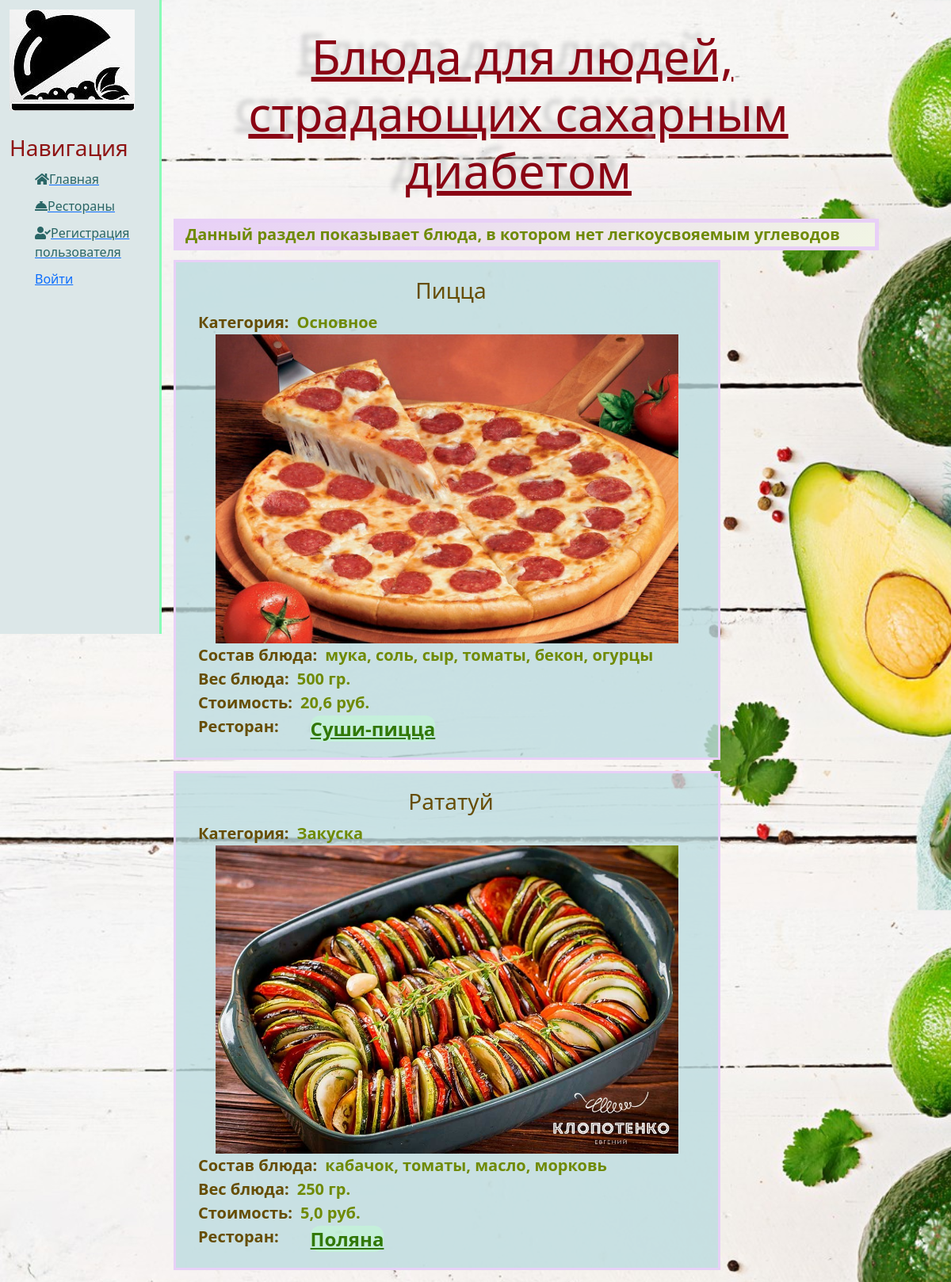
Screenshot of /diabet/ with the database file from the repository.
### restoran/models.py (models this page shows, shortened)
class Bluda(models.Model):
    title = models.CharField('Название', max_length=50)
    kategor = models.ForeignKey('Kategor', on_delete=models.PROTECT)
    foto= models.ImageField('Фото блюда', upload_to='img/')
    full_text=models.TextField('Полный состав')
    masa= models.IntegerField('Вес')
    cena=models.FloatField('Цена в рублях')
    name_restoran= models.ForeignKey('Restoran', on_delete=models.CASCADE)
    class Meta:
        verbose_name='Блюдо'
        verbose_name_plural='Блюда'

class Kategor(models.Model):
    VIBOR_KATEGOR = (
        ('1', 'Закуска'),
        ('2', 'Основное'),
        ('3', 'Десерт'),
        ('4', 'Напиток'),
        ('5', 'Суп'),
    )
    name = models.CharField(max_length=60)
    vibor_kategor = models.CharField(max_length=1, choices=VIBOR_KATEGOR)
    def __str__(self):
        return self.name
    class Meta:
        verbose_name='Категория'
        verbose_name_plural='Категории'

class Restoran(models.Model):
    nazvan=models.CharField('Название ресторана', max_length=30)
    adres=models.CharField('Адрес', max_length=50)
    telefon=models.IntegerField('Телефон')
    content = models.TextField(blank=True, verbose_name="Описание рестрана")
    foto = models.ImageField('Фото ресторана', upload_to='photo/')
    def __str__(self):
        return self.nazvan
    class Meta:
        verbose_name='Ресторан'
        verbose_name_plural='Рестораны'

### restoran/views.py (the view)
# urls.py: path('diabet/', diabet, name='diabet'),
def diabet(request):
    objects_to_exclude = ['сахар','семечки','майонез','консерв','варенье','джем','сливки','маскарпоне','сливочное масло',
                          'скумбрия','баранина','халва','шоколад','мороженое','батон', 'белый хлеб', 'утка', 'дрожжи'
                          'утин','баранина','баран','сало','маргарин','кондитерский жир','спред', 'картошка фри', 'бургер', 'воздушная кукуруза'
                          'курага','финики','инжир','изюм','хурма','дыня','виноград','бананы',]
    bluda = Bluda.objects.all()
    for i in objects_to_exclude:
        bluda = bluda.exclude(full_text__icontains=i)
    return render(request, 'main/diabet.html', {'bluda': bluda, })

### main/templates/main/diabet.html (shortened to what this page needs)
{% extends 'main/globo.html' %}
{%load static%}
{% block content %}
     <h1>Блюда для людей, страдающих сахарным диабетом </h1>
     <p> Данный раздел показывает блюда, в котором нет легкоусвояемым углеводов </p>
     {% for el in bluda %}
        <div class="alert-warning">
            <h3>{{ el.title}}</h3>
            <b> Категория:</b><p> {{ el.kategor }}</p>
            <img src="{{ el.foto.url }}">
            <b>Состав блюда:</b> <p> {{ el.full_text }}</p>
            <b>Вес блюда:</b><p> {{ el.masa }} гр.</p>
            <b>Стоимость:</b><p> {{ el.cena }} руб.</p>
            <b>Ресторан:</b><p> <p><a href="{% url 'about' el.name_restoran.id %}" style=" color: #327807;" > {{ el.name_restoran }} </a>
        </div>
    {% endfor%}
{% endblock %}

### main/templates/main/globo.html (shortened to what this page needs)
<!doctype html>
<html lang="ru">
{%load static%}
<head>
    <link rel="stylesheet" href="https://cdn.jsdelivr.net/npm/bootstrap@5.1.3/dist/css/bootstrap.min.css">
    <link rel="stylesheet" href="{% static 'main/css/main.css' %}">
    <link rel="stylesheet" href="https://use.fontawesome.com/releases/v5.8.2/css/all.css">
</head>
<body>
    <aside>
       <img src="{% static 'main/img/logo.jpg'%}" alt="Лого">
        <h3>Навигация</h3>
        <ul>
            <a href="{% url 'home'%}"><li><i class="fas fa-home"></i>Главная</li></a>
            <a href="{% url 'restoran' %}"><li><i class="fas fa-concierge-bell"></i>Рестораны</li></a>
            <a href="{% url 'user'%}"><li><i class="fas fa-user-check"></i>Регистрация пользователя</li></a>
            {% if username %}
                <li><a href="{% url 'logaut'%}">Выйти {{ username }}</a></li>
            {% else %}
                <li><a href="{% url 'login_user' %}">Войти </a></li>
            {% endif %}
        </ul>
    </aside>
    <main>
        {% block content %}
        {% endblock %}
    </main>
</body>
</html>

### main/static/main/css/main.css (style rules this page uses)
body { background-image: url(../img/13.jpg); background-size: 1800px; }
aside { float: left; background: #dce7e8; width: 17%; padding:1.0%; height: 100vh; color: #8f1515; border-right: 3px solid #88fcb7; }
aside h3 { margin-top: 30px; front-size: 28px; }
aside ul { list-style: none }
aside ul li { color: #2a6666; display: block; margin-top: 10px; transition: transform.6s ease; }
main { float: left; color: #8a0414 ; margin-top: 35px; text-align: center; width: 75%; text-indent: 10px; }
main h1 { front-size: 50px; color: #8a0414; text-decoration: underline; font-size: 60px; text-align: center; text-shadow:#cccccc -17px -8px 6px; }
main p { background: linear-gradient(-45deg, #f1f5e4, #e8d0f7); color: #6f8a04; margin-top: 30px; outline: 5px solid #e8d0f7; font-weight:700; text-align: left; font-size: 20px; margin-left: 20px; }
.alert-warning { margin:2%; background: #bcdce0c9; outline: 3px solid #e8d0f7; margin-top: 20px; width: 76%; padding:2.0%; border-top: 1px solid transparent; }
.alert-warning p { background: none; margin-top: 10px; outline: none; float: center; margin: 0; color:1c5701fd ; }
.alert-warning img { width: 90%; }
.alert-warning b { float: left; background: none; margin-top: 10px; outline: none; font-size: 20px; margin: 0; }
main a { font-size: 24px; font-weight: 700; background-color: #c4f2dad8; color: #2a6666; margin: 30px; border-radius: 12px; }

### rows the page displays
Bluda: title "Пицца", kategor "Основное", foto (picture), full_text "мука, соль, сыр, томаты, бекон, огурцы", masa "500", cena "20,6", name_restoran "Суши-пицца"
Bluda: title "Рататуй", kategor "Закуска", foto (picture), full_text "кабачок, томаты, масло, морковь", masa "250", cena "5,0", name_restoran "Поляна"
